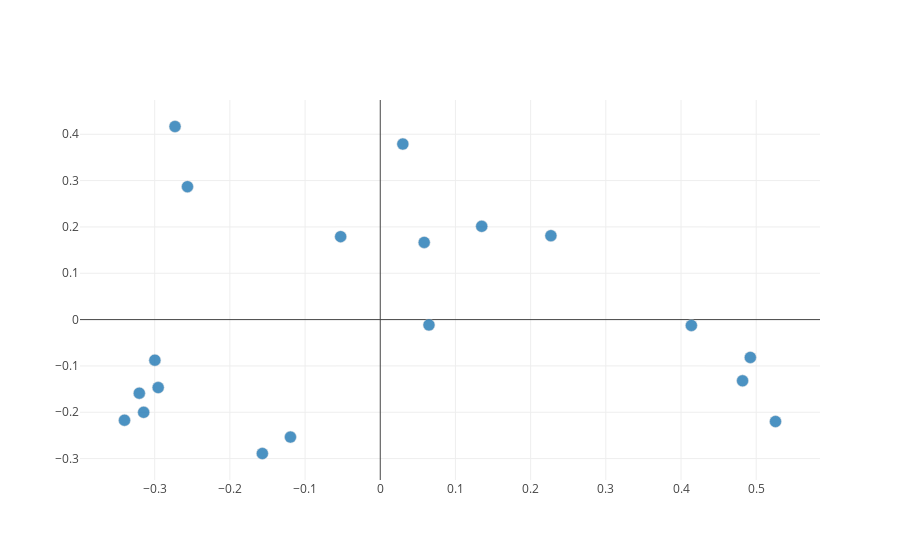

Notebook source saved alongside this figure:
### Code cell
import plotly.offline as py
import plotly.graph_objs as go
from sklearn.decomposition import PCA
py.init_notebook_mode(connected=True) 

words = ["dog", "cat", "tiger", "lion", "elephant", "snake", "spider",
         "mouse", "leopard", "jaguar", "puma", "zebra", "cockroach",
         "tarantula", "centipede", "ferret", "goldfish", "rabbit", "rat"]

embeddings = EMBED(words)
transformed = session.run(embeddings) 

dims = 2
matrix = PCA(n_components=dims).fit_transform(transformed)
marker = dict(size=12, line=dict(color='rgb(217, 217, 217)', width=0.5), 
              opacity=0.8)
if dims == 2:
    trace = go.Scatter(name='Embeddings', x=matrix[:, 0], 
                       y=matrix[:, 1], mode='markers', marker=marker,
                       text=words)
elif dims == 3:
    trace = go.Scatter3d(name='Embeddings', x=matrix[:, 0], 
                         y=matrix[:, 1], z=matrix[:, 2], mode='markers', 
                         marker=marker, text=words)
py.iplot(go.Figure(data=[trace]), show_link=False)

### Figure 1 — Plotly figure (JSON) as saved in the notebook; plotly's stock layout.template omitted (floating-point values rounded to 4 significant figures)
{"data": [{"marker": {"line": {"color": "rgb(217, 217, 217)", "width": 0.5}, "opacity": 0.8, "size": 12}, "mode": "markers", "name": "Embeddings", "text": ["dog", "cat", "tiger", "lion", "elephant", "snake", "spider", "mouse", "leopard", "jaguar", "puma", "zebra", "cockroach", "tarantula", "centipede", "ferret", "goldfish", "rabbit", "rat"], "type": "scatter", "x": [-0.2564, -0.273, -0.3205, -0.2998, -0.1194, 0.227, 0.4138, 0.05845, -0.3402, -0.2954, -0.3146, -0.1568, 0.4922, 0.4819, 0.5257, 0.03003, 0.06479, -0.05266, 0.1349], "y": [0.2869, 0.4168, -0.1587, -0.0875, -0.2536, 0.1811, -0.01261, 0.1666, -0.2171, -0.1467, -0.2001, -0.289, -0.08166, -0.1322, -0.2199, 0.3789, -0.01144, 0.1791, 0.2013]}], "layout": {}}
